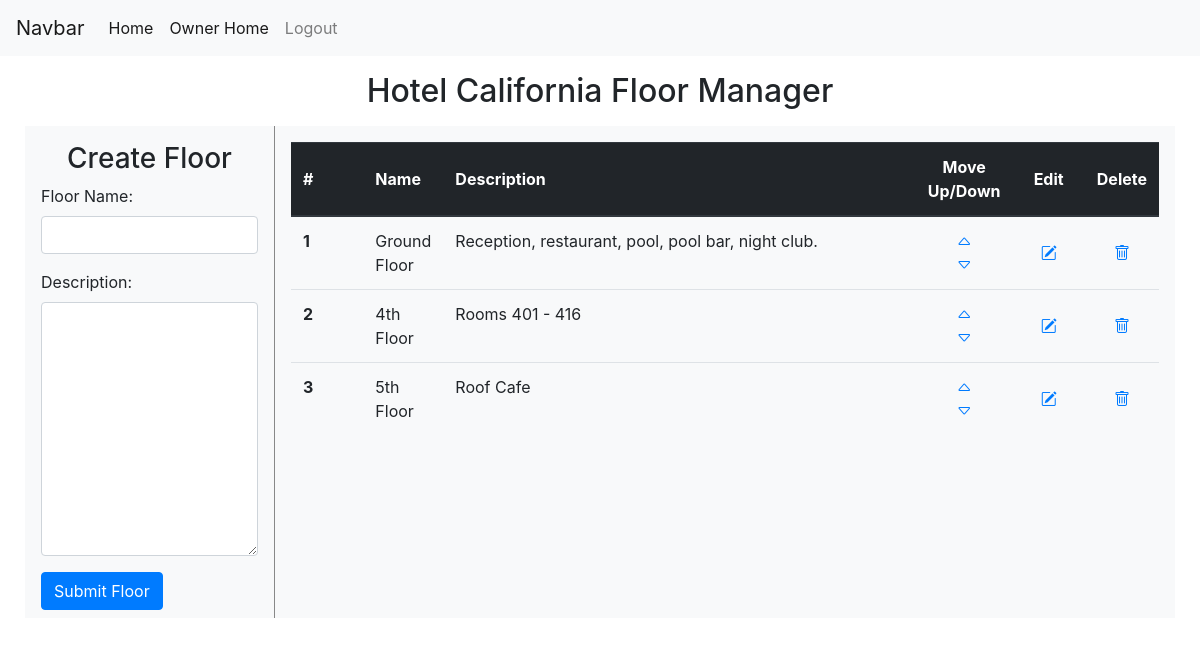
The page /manager/2/floor_manager (signed in) on the database its author committed.
### manager/models.py (models this page shows, shortened)
class Hotel(models.Model):
    owners = models.ManyToManyField(Owner)
    name = models.CharField(max_length=128)
    country = models.ForeignKey('main.Country', on_delete=models.SET_NULL, null=True, related_name='hotels')
    state = models.CharField(max_length=32, null=True, blank=True)
    city = models.CharField(max_length=32)
    address_line_1 = models.CharField(max_length=64)
    address_line_2 = models.CharField(max_length=64, null=True, blank=True)
    zipcode = models.CharField(max_length=16)
    email = models.EmailField(max_length=256)
    phone_number = PhoneNumberField()

class Floor(models.Model):
    hotel = models.ForeignKey(Hotel, on_delete=models.CASCADE, related_name='floors')
    sort_id = models.IntegerField(blank=True, default=1)
    name = models.CharField(max_length=32)
    description = models.CharField(max_length=128, null=True, blank=True)
    class Meta:
        unique_together = [['hotel', 'sort_id']]

### manager/views.py (the view, shortened to what this page needs)
# urls.py: path('<int:hotel_id>/floor_manager', views.FloorManagerView.as_view(), name='floor_manager'),
class FloorManagerView(HotelOwnerMixin, CreateView):
    form_class = CreateFloorForm
    def setup(self, request, *args, **kwargs):
        if hasattr(self, 'get') and not hasattr(self, 'head'):
            self.head = self.get
        self.request = request
        self.args = args
        self.kwargs = kwargs
        id = kwargs['hotel_id']
        self.hotel = Hotel.objects.get(id=id)
    def get(self, request, *args, **kwargs):
        floors = Floor.objects.filter(hotel=self.hotel).order_by('sort_id')
        context = {
            'create': True,
            'hotel': self.hotel,
            'create_floor_form': self.form_class,
            'floors': floors
        }
        return render(self.request, 'manager/floor_manager.html', context)

### main/models.py (called while the page is built)
    def is_owner(self):
        return hasattr(self, 'owner')

### manager/mixins.py (called while the page is built)
    def dispatch(self, request, *args, **kwargs):
        if not request.user.is_authenticated:
            return self.handle_no_permission()
        if not hasattr(request.user, 'owner'):
            return HttpResponseRedirect(reverse('main:index'))
        id = kwargs['hotel_id']
        hotel = Hotel.objects.get(id=id)
        if not hotel in request.user.owner.hotel_set.all():
            raise PermissionDenied
        return super().dispatch(request, *args, **kwargs)

### manager/templates/manager/floor_manager.html (shortened to what this page needs)
{% extends 'main/layout.html'  %}
{% load static %}
{% block style %}
    <link rel="stylesheet" href="{% static 'manager/floor_manager.css' %}">
{% endblock %}
{% block body %}
<h2 class="text-center m-3" id="main_title">{{hotel.name}} Floor Manager</h2>
<div class="d-flex  justify-content-center mb-5">
    {% if create %}
        <div class=" bg-light py-2" style="border-right: 1px solid #888; width: 250px;">
            <div class="text-center my-2" ><h3>Create Floor</h3></div>
            <form action="{% url 'manager:floor_manager' hotel.id %}" method="post" class="px-3 ">
                {{ create_floor_form.as_p }}
                <input class="btn btn-primary" type="submit" value="Submit Floor">
            </form>
        </div>
    {% endif %}
    {% if not floors %}
        <div class="bg-light w-75 p-3">
            <div class="alert alert-warning" role="alert">
                No floors available.
            </div>
        </div>
    {% else %}
        {% include 'manager/table_floors.html' with floors=floors hotel=hotel %}
    {% endif %}
</div>
{% endblock %}

### manager/templates/manager/table_floors.html
{% load static %}
<div class="bg-light w-75 p-3 animate-table" id="table_floors_div">
    <table class="table">
        <thead class="thead-dark">
        <tr>
            <th class="align-middle col-md-1" scope="col">#</th>
            <th class="align-middle col-md-1" scope="col">Name</th>
            <th class="align-middle" scope="col">Description</th>
            <th class="align-middle text-center col-md-1" scope="col">Move <br> Up/Down</th>
            <th class="align-middle text-center col-md-1" scope="col">Edit</th>
            <th class="align-middle text-center col-md-1" scope="col">Delete</th>
        </tr>
        </thead>
        <tbody>
            {% for floor in floors %}
                <tr>
                    <th scope="row">{{forloop.counter}}</th>
                    <td>{{ floor.name }}</td>
                    <td>{{ floor.description }}</td>
                    <td style="text-align: center;">
                        <div>
                            <a href="javascript:void(0);"><i data-floor="{{floor.id}}" data-direction="up" class="bi bi-caret-up floor-move"></i></a>
                        </div>
                        <div>
                            <a href="javascript:void(0);"><i data-floor="{{floor.id}}" data-direction="down" class="bi bi-caret-down floor-move"></i></a>
                        </div>
                    </td>
                    <td style="text-align: center;" class="align-middle">
                        <a href="{% url 'manager:floor_edit' hotel_id=hotel.id pk=floor.id %}"><i class="bi bi-pencil-square"></i></a>
                    </td>
                    <td style="text-align: center;" class="align-middle">
                        <a href="javascript:void(0);">
                            <i data-floor="{{floor.id}}"
                                class="bi bi-trash"
                                hx-post="floor_manager/del/{{floor.id}}"
                                hx-target="#table_floors_div"
                                hx-trigger="click"
                                hx-swap="outerHTML swap:100ms"
                                hx-confirm="Are you sure you want to delete the floor?"></i>
                        </a>
                    </td>
                </tr>
            {% endfor %}
        </tbody>
    </table>
</div>

### manager/static/manager/floor_manager.css (style rules this page uses)
.animate-table { opacity: 1; transition: opacity 300ms ease-out; }

### rows shown on the page
Hotel: name "Hotel California"
Floor: name "Ground Floor", description "Reception, restaurant, pool, pool bar, night club."
Floor: name "4th Floor", description "Rooms 401 - 416"
Floor: name "5th Floor", description "Roof Cafe"
